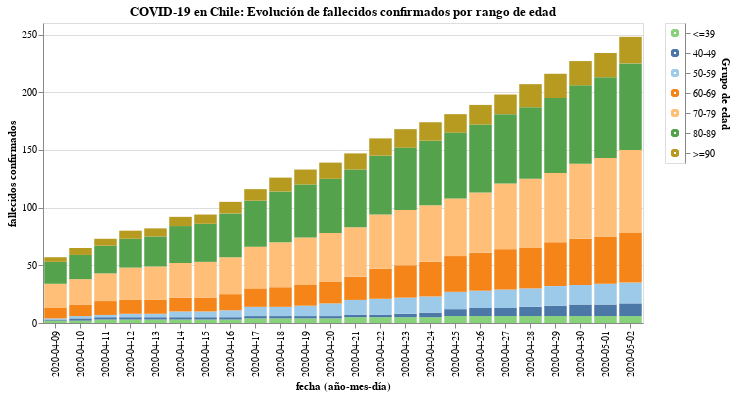

Notebook code cell kept with this figure:
### Code cell
#hide
input_dropdown = alt.binding_select(options=data['Grupo de edad'].unique())
selection1 = alt.selection_single(fields=['Grupo de edad'], bind=input_dropdown, name=' ')
selection2 = alt.selection_multi(fields=['Grupo de edad'], on='mouseover')

color = alt.condition(selection1 | selection2,
                    alt.Color('Grupo de edad:N', scale=alt.Scale(scheme='tableau20'), legend=None),
                    alt.value('lightgray'))

bars = alt.Chart(data).mark_bar().encode(
    x = 'fecha (año-mes-día):N',
    y = 'fallecidos confirmados:Q',
    color = color,
    tooltip = ['fecha (año-mes-día)', 'Grupo de edad', 'fallecidos confirmados'],
    order=alt.Order(
    # Sort the segments of the bars by this field
    'index',
    sort='ascending'
    )
).add_selection(
    selection1, selection2
).transform_filter(
    selection1
)

legend = alt.Chart(data).mark_point().encode(
    y=alt.Y('Grupo de edad', axis=alt.Axis(orient='right'), sort=grupo_de_edad),
    color=color,
    order=alt.Order(
    # Sort the segments of the bars by this field
    'index',
    sort='descending'
    )
).add_selection(
    selection1, selection2
)

bars.properties(
    title = 'COVID-19 en Chile: Evolución de fallecidos confirmados por rango de edad',
    width = 600
) | legend

### Figure 1 — Vega-Lite specification as saved in the notebook (floating-point values rounded to 4 significant figures; data arrays with more than 128 entries replaced by an {"elided": "..."} marker saying what was removed)
{"config": {"view": {"continuousWidth": 400, "continuousHeight": 300}}, "hconcat": [{"mark": "bar", "encoding": {"color": {"condition": {"type": "nominal", "field": "Grupo de edad", "legend": null, "scale": {"scheme": "tableau20"}, "selection": {"or": [" ", "selector001"]}}, "value": "lightgray"}, "order": {"type": "quantitative", "field": "index", "sort": "ascending"}, "tooltip": [{"type": "nominal", "field": "fecha (año-mes-día)"}, {"type": "nominal", "field": "Grupo de edad"}, {"type": "quantitative", "field": "fallecidos confirmados"}], "x": {"type": "nominal", "field": "fecha (año-mes-día)"}, "y": {"type": "quantitative", "field": "fallecidos confirmados"}}, "selection": {" ": {"type": "single", "fields": ["Grupo de edad"], "bind": {"input": "select", "options": ["<=39", "40-49", "50-59", "60-69", "70-79", "80-89", ">=90"]}}, "selector001": {"type": "multi", "fields": ["Grupo de edad"], "on": "mouseover"}}, "title": "COVID-19 en Chile: Evolución de fallecidos confirmados por rango de edad", "transform": [{"filter": {"selection": " "}}], "width": 600}, {"mark": "point", "encoding": {"color": {"condition": {"type": "nominal", "field": "Grupo de edad", "legend": null, "scale": {"scheme": "tableau20"}, "selection": {"or": [" ", "selector001"]}}, "value": "lightgray"}, "order": {"type": "quantitative", "field": "index", "sort": "descending"}, "y": {"type": "nominal", "axis": {"orient": "right"}, "field": "Grupo de edad", "sort": ["<=39", "40-49", "50-59", "60-69", "70-79", "80-89", ">=90"]}}, "selection": {" ": {"type": "single", "fields": ["Grupo de edad"], "bind": {"input": "select", "options": ["<=39", "40-49", "50-59", "60-69", "70-79", "80-89", ">=90"]}}, "selector001": {"type": "multi", "fields": ["Grupo de edad"], "on": "mouseover"}}}], "data": {"name": "data-8664f9b2369762bfcbd37e121858c92e"}, "$schema": "https://vega.github.io/schema/vega-lite/v4.8.1.json", "datasets": {"data-8664f9b2369762bfcbd37e121858c92e": {"elided": "168 records"}}}
